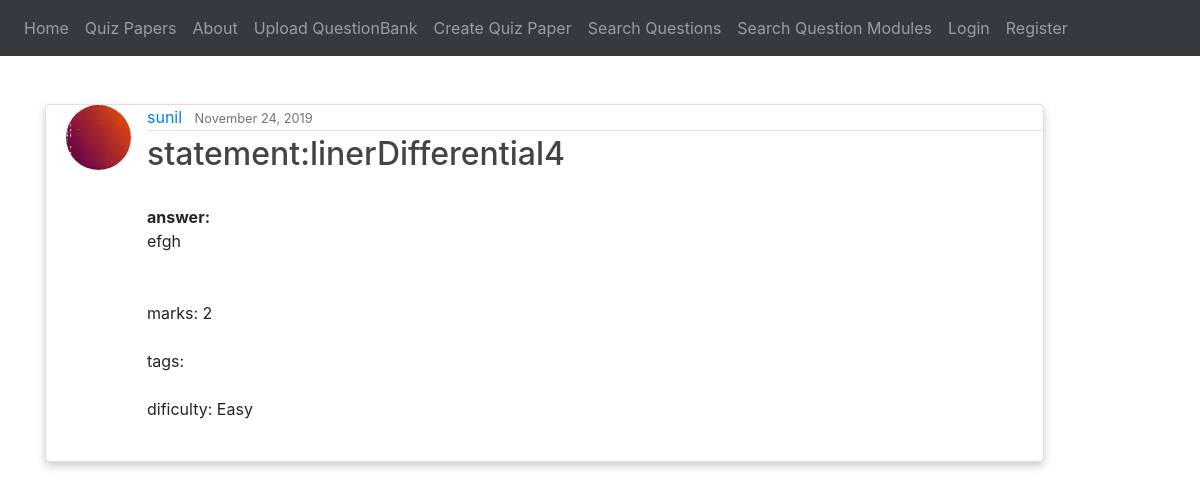
The page /post/qp/qb/9/?quiz=1 on the database its author committed.
### blog/models.py (models this page shows, shortened)
class Question(models.Model):
    date_posted = models.DateTimeField(default=timezone.now)
    author = models.ForeignKey(User, on_delete=models.CASCADE) #If the user is deleted, its post will also be deleted
    statement = models.TextField()
    answer = models.TextField(blank=True, null=True)
    marks = models.PositiveIntegerField()
    chapter_tag = models.CharField(max_length=1000)
    section_tag = models.CharField(max_length=1000)
    parent = models.PositiveIntegerField(null=True)
    isRoot = models.IntegerField()
    difficulty_Choices = (("Easy","Easy"),("Medium", "Medium"), ("Hard","Hard"))
    difficulty = models.CharField(max_length=9, choices=difficulty_Choices, default="Medium")
    formfield_overrides = {
        models.CharField : {'widget': TextInput(attrs={'size':20})},
        models.TextField : {'widget': Textarea(attrs={'rows':4, 'cols':40})}
    }

### users/models.py (models this page shows, shortened)
class Profile(models.Model):
    user = models.OneToOneField(User, on_delete=models.CASCADE)
    image = models.ImageField(default='default.jpg', upload_to='profile_pics',
                              validators=[FileExtensionValidator(allowed_extensions=['jpg', 'png'])])

### blog/views.py (the view)
# urls.py: path('post/qp/qb/<int:pk>/', QuestionDetailViewQuiz.as_view(), name='postQuiz-detail'),
class QuestionDetailViewQuiz(DetailView):
    model = Question
    template_name = 'blog/quizquestion_detail.html'
    def get_context_data(self, **kwargs):
        context = super().get_context_data(**kwargs)
        context['title'] = "Question Details"
        return context

### blog/templates/blog/quizquestion_detail.html (shortened to what this page needs)
{% extends "blog/base.html" %}
{% block content %}
<br>
<br>
<div class="card">
  <article class="media content-section">
    <img class="rounded-circle article-img" width="10%" height="10%" src="{{ object.author.profile.image.url }}">
    <div class="media-body">
      <div class="article-metadata">
        <a class="mr-2" href="{{ request.scheme }}://{{ request.get_host }}{% url 'profile' %}">{{ object.author }}</a>
        <small class="text-muted">{{ object.date_posted|date:"F d, Y" }}</small>
        </div>
        <h2 class="article-title">statement:{{ object.statement }}</h2>
      <p class="article-content">
        <b>answer:</b><br>{{ object.answer }}<br><br>
        marks: {{ object.marks }}<br>
        tags: {{ object.tags }}<br>
        dificulty: {{ object.difficulty }}<br>
      </p>
      </div>
  </article>
</div>
{% endblock content %}

### blog/templates/blog/base.html (style rules this page uses)
.article-title { color: #444444; }
.article-content { white-space: pre-line; }
.article-img { height: 65px; width: 65px; margin-right: 16px; }
.article-metadata { padding-bottom: 1px; margin-bottom: 4px; border-bottom: 1px solid #e3e3e3 }
.card { box-shadow: 0 4px 8px 0 rgba(0,0,0,0.2); transition: 0.3s; width: 90%; border-radius: 5px; padding-left : 20px; }

### rows shown on the page
Question: author.profile.image (picture), author "sunil", date_posted "November 24, 2019", statement "linerDifferential4", answer "efgh", marks "2", difficulty "Easy"
